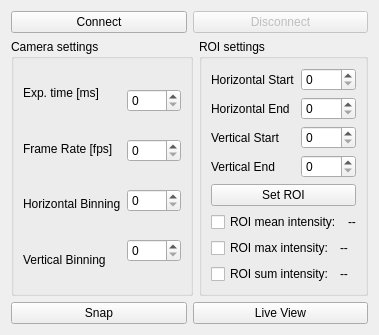
           <widget class="QWidget" name="tab_PCO">
            <attribute name="title">
             <string>LSM - PCO</string>
            </attribute>
            <layout class="QVBoxLayout" name="verticalLayout_51">
             <item>
              <layout class="QHBoxLayout" name="horizontalLayout_35">
               <item>
                <widget class="QPushButton" name="pushButton_connect_PCO">
                 <property name="text">
                  <string>Connect</string>
                 </property>
                </widget>
               </item>
               <item>
                <widget class="QPushButton" name="pushButton_disconnect_PCO">
                 <property name="enabled">
                  <bool>false</bool>
                 </property>
                 <property name="text">
                  <string>Disconnect</string>
                 </property>
                </widget>
               </item>
              </layout>
             </item>
             <item>
              <layout class="QHBoxLayout" name="horizontalLayout_52">
               <item>
                <widget class="QGroupBox" name="groupBox_28">
                 <property name="title">
                  <string>Camera settings</string>
                 </property>
                 <layout class="QHBoxLayout" name="horizontalLayout_46">
                  <item>
                   <layout class="QVBoxLayout" name="verticalLayout_25">
                    <item>
                     <widget class="QLabel" name="label_exptime">
                      <property name="text">
                       <string>Exp. time [ms]</string>
                      </property>
                     </widget>
                    </item>
                    <item>
                     <widget class="QLabel" name="label_framerate">
                      <property name="text">
                       <string>Frame Rate [fps]</string>
                      </property>
                     </widget>
                    </item>
                    <item>
                     <widget class="QLabel" name="label_46">
                      <property name="text">
                       <string>Horizontal Binning</string>
                      </property>
                     </widget>
                    </item>
                    <item>
                     <widget class="QLabel" name="label_47">
                      <property name="text">
                       <string>Vertical Binning</string>
                      </property>
                     </widget>
                    </item>
                   </layout>
                  </item>
                  <item>
                   <layout class="QVBoxLayout" name="verticalLayout_26">
                    <item>
                     <widget class="QSpinBox" name="spinBox_exptime_PCO">
                      <property name="maximum">
                       <number>1000</number>
                      </property>
                     </widget>
                    </item>
                    <item>
                     <widget class="QSpinBox" name="spinBox_framerate_PCO">
                      <property name="maximum">
                       <number>500</number>
                      </property>
                     </widget>
                    </item>
                    <item>
                     <widget class="QSpinBox" name="spinBox_hbin"/>
                    </item>
                    <item>
                     <widget class="QSpinBox" name="spinBox_vbin"/>
                    </item>
                   </layout>
                  </item>
                 </layout>
                </widget>
               </item>
               <item>
                <widget class="QGroupBox" name="groupBox_23">
                 <property name="title">
                  <string>ROI settings</string>
                 </property>
                 <layout class="QVBoxLayout" name="verticalLayout_16">
                  <item>
                   <layout class="QHBoxLayout" name="horizontalLayout_47">
                    <item>
                     <layout class="QVBoxLayout" name="verticalLayout_49">
                      <item>
                       <widget class="QLabel" name="label_48">
                        <property name="text">
                         <string>Horizontal Start</string>
                        </property>
                       </widget>
                      </item>
                      <item>
                       <widget class="QLabel" name="label_49">
                        <property name="text">
                         <string>Horizontal End</string>
                        </property>
                       </widget>
                      </item>
                      <item>
                       <widget class="QLabel" name="label_50">
                        <property name="text">
                         <string>Vertical Start</string>
                        </property>
                       </widget>
                      </item>
                      <item>
                       <widget class="QLabel" name="label_51">
                        <property name="text">
                         <string>Vertical End</string>
                        </property>
                       </widget>
                      </item>
                     </layout>
                    </item>
                    <item>
                     <layout class="QVBoxLayout" name="verticalLayout_50">
                      <item>
                       <widget class="QSpinBox" name="spinBox_hstart"/>
                      </item>
                      <item>
                       <widget class="QSpinBox" name="spinBox_hend"/>
                      </item>
                      <item>
                       <widget class="QSpinBox" name="spinBox_vstart"/>
                      </item>
                      <item>
                       <widget class="QSpinBox" name="spinBox_vend"/>
                      </item>
                     </layout>
                    </item>
                   </layout>
                  </item>
                  <item>
                   <widget class="QPushButton" name="pushButton_createROI_PCO">
                    <property name="text">
                     <string>Set ROI</string>
                    </property>
                   </widget>
                  </item>
                  <item>
                   <layout class="QHBoxLayout" name="horizontalLayout_85">
                    <item>
                     <widget class="QCheckBox" name="checkBox_roi_intensity_PCO">
                      <property name="text">
                       <string>ROI mean intensity:</string>
                      </property>
                     </widget>
                    </item>
                    <item>
                     <widget class="QLabel" name="label_roi_intensity_PCO">
                      <property name="text">
                       <string>--</string>
                      </property>
                     </widget>
                    </item>
                   </layout>
                  </item>
                  <item>
                   <layout class="QHBoxLayout" name="horizontalLayout_86_pco_max">
                    <item>
                     <widget class="QCheckBox" name="checkBox_roi_max_intensity_PCO">
                      <property name="text">
                       <string>ROI max intensity:</string>
                      </property>
                     </widget>
                    </item>
                    <item>
                     <widget class="QLabel" name="label_roi_max_intensity_PCO">
                      <property name="text">
                       <string>--</string>
                      </property>
                     </widget>
                    </item>
                   </layout>
                  </item>
                  <item>
                   <layout class="QHBoxLayout" name="horizontalLayout_86_pco_sum">
                    <item>
                     <widget class="QCheckBox" name="checkBox_roi_sum_intensity_PCO">
                      <property name="text">
                       <string>ROI sum intensity:</string>
                      </property>
                     </widget>
                    </item>
                    <item>
                     <widget class="QLabel" name="label_roi_sum_intensity_PCO">
                      <property name="text">
                       <string>--</string>
                      </property>
                     </widget>
                    </item>
                   </layout>
                  </item>
                 </layout>
                </widget>
               </item>
              </layout>
             </item>
             <item>
              <layout class="QHBoxLayout" name="horizontalLayout_39">
               <item>
                <widget class="QPushButton" name="pushButton_Snap_PCO">
                 <property name="text">
                  <string>Snap</string>
                 </property>
                </widget>
               </item>
               <item>
                <widget class="QPushButton" name="pushButton_LiveView_PCO">
                 <property name="text">
                  <string>Live View</string>
                 </property>
                </widget>
               </item>
              </layout>
             </item>
            </layout>
           </widget>
